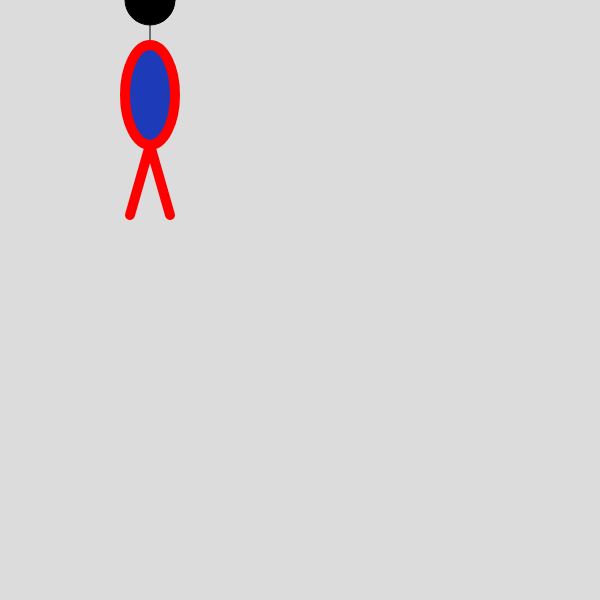
Frame 1 (no input)
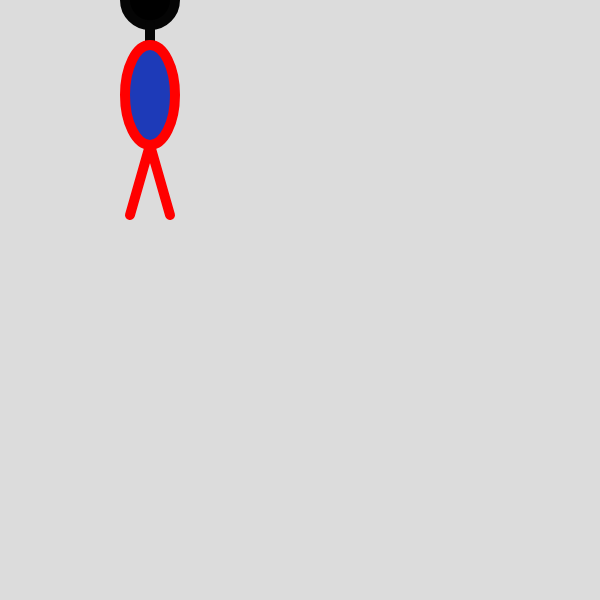
Frame 60 (no input)
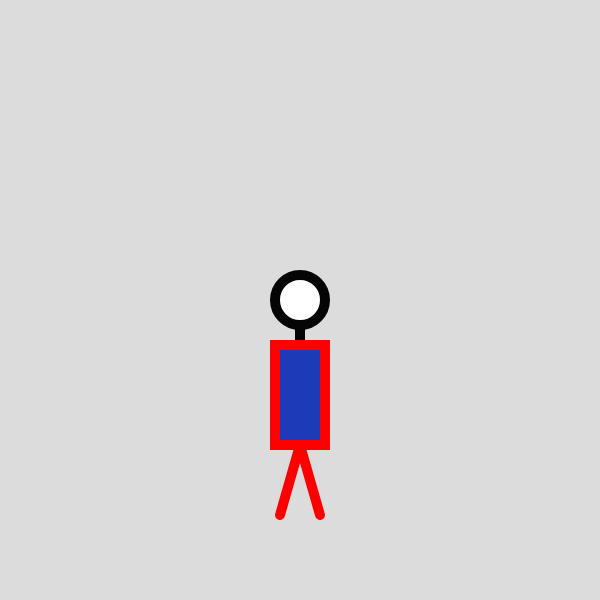
Frame 120 (the mouse pressed at the canvas centre since frame 60)

The p5.js sketch that drew these frames (run headless with seeded random() and noise() and a simulated clock; from frame 60 on, the mouse is pressed at the canvas centre):

// p5.js sketch
// ── sketch.js
function setup() {
  createCanvas(600, 600);
}

function draw() {
  background(220);

  let cx = width/4 + mouseX *.5;
  let cy = mouseY;
  let headSize = 50;
  let headRadius = headSize * 0.5;

  stroke(5);

  // tegner hoved
  fill(mouseX);
  circle(cx, cy, headSize);

  // hals  
  let neckSize = 20;
  let neckStartY = cy + headRadius;
  line(cx, neckStartY, cx, neckStartY + neckSize);


  // krop
  let bodyHeight = 100;
  let bodyWidth = 50;
  stroke(255, 0, 0);
  strokeWeight(10);
  fill(29, 58, 184);
 
  
  if (mouseY < height / 2) {

    if (mouseX > 100) {
      fill(0, 200, 0);
    }

    ellipse(cx, cy + headRadius + neckSize + bodyHeight*0.5, bodyWidth, bodyHeight);
  } else {
    rectMode(CENTER);
    rect(cx, cy + headRadius + neckSize + bodyHeight*0.5, bodyWidth, bodyHeight);
    // rect(cx, cy + headSize + neckSize, bodyWidth, bodyHeight);
  }

  // ben
  let legStartY = cy + headRadius + neckSize + bodyHeight;
  let legHeight = 70;
  let stance = 20;
  line(cx, legStartY, cx - stance, legStartY + legHeight)
  line(cx, legStartY, cx + stance, legStartY + legHeight)



}
